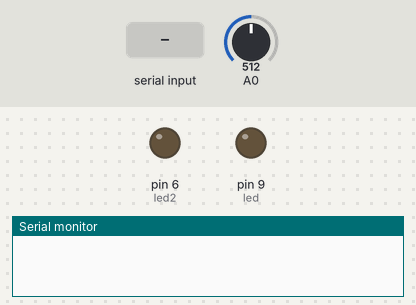
The sketch below on a simulated Arduino Uno, built with avr-gcc and run on an emulated ATmega328P. Shown: output pins drawn as LEDs (lit = HIGH), the last lines printed to the serial monitor. Inputs (shaded band) come from the test bench; at power-on: A0 = 512.

Above: at 1.2 s.
1.3 s: "8" received over Serial
At 2.08 s:
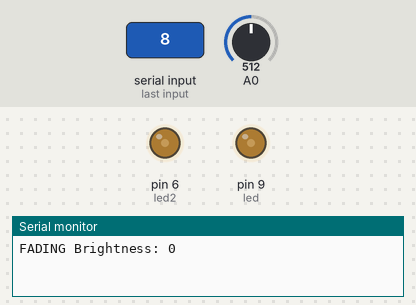
At 2.69 s:
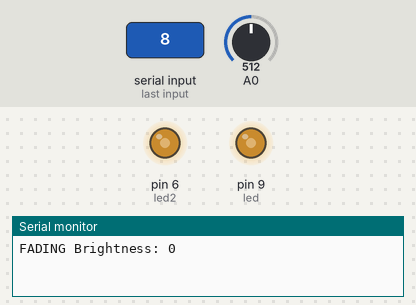
4.3 s: "0" received over Serial
At 6.34 s:
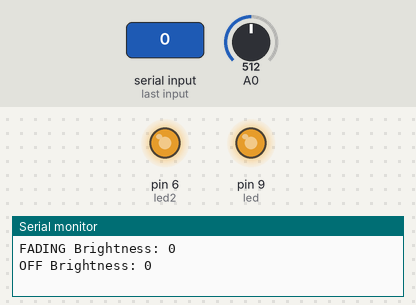
7.3 s: "1" received over Serial
10.3 s: "9" received over Serial
Timing chart, 0 to 14.3 s (numbered marks = the images above; inputs shaded):
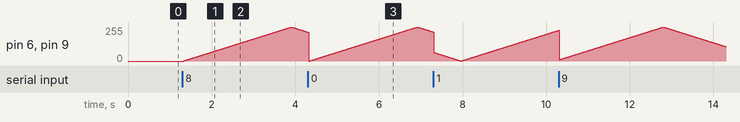

The sketch:

lamaLamp.ino
```cpp
int led = 9;           //pin for controlling the first bunch of LEDs
int led2 = 6;          //pin for controlling the second bunch of LEDs
int brightness = 0;    //how bright the LEDs are when the lamp is pluged in
int dimAmount = 10;
int fadeAmount = 1;   //how many points in the PWM-range to dim the LED
int fadeDelay = 10;    //the bigger the delay, the slower it fades
boolean fadeDir = true;//if fadeDir is true it fades up, if it is false it fades down
int limit = 255;       //limit the brightness (PWM-range is from 0=off to 255=bright)
int input = 0;
boolean fade = false;
int sensorValue = 0;
String state = "off";

void setup()  {

  Serial.begin(9600);  //begin serial communication

  pinMode(led, OUTPUT);
  pinMode(led2, OUTPUT);
}

void loop()  {

    input = Serial.read();
    sensorValue = analogRead(A0);

    switch (input) {
    case '0':
      brightness = 0;
      state = "OFF";
      printState();
      //Serial.print("Helligkeit: 0% (");
      //Serial.print(brightness);
      //Serial.println(")");
    break;
    case '1':
      brightness = 64;
      state = "ON";
      printState();
    break;
    case '2':
      brightness = 127;
      state = "ON";
      printState();
    break;
    case '3':
      brightness = 192;
      state = "ON";
      printState();
    break;
    case '4':
      brightness = 255;
      state = "ON";
      printState();
    break;
    case '8':
      if (fade == false) {
        fade = true;
        state = "FADING";
        printState();
      }
      else {
        fade = false;
        state = "ON";
        printState();
      }
    break;
    case '9':
      brightness = 10;
      state = "NIGHTLIGHT";
      printState();;
    break;
    case '+':
      state = "ON";
      dimUp();
      printState();
    break;
    case '-':
      state = "ON";
      dimDown();
      printState();;
    break;
    }

  delay(fadeDelay);

  analogWrite(led, brightness);
  analogWrite(led2, brightness);

  //Serial.println(sensorValue);


  if (fade == true) {
    fader();
  }
}

  //---------------------------------------------------------------------//

  void fader () {
         if (fadeDir == true) {
      if ((brightness + fadeAmount) >= limit) {
       brightness = limit;
       fadeDir = false;
      }
      else {
        fadeUp();
      }
    }
      else {
      if ((brightness - fadeAmount) <= 0) {
        brightness = 0;
        fadeDir = true;
      }
       else {
         fadeDown();
       }
      }
  }

  void dimUp() {
    brightness = brightness + dimAmount;
    if (brightness >= limit) {
        brightness = limit;
    }
  }

  void dimDown() {
    brightness = brightness - dimAmount;
    if (brightness <= 0) {
        brightness = 0;
        state = "OFF";
    }
  }

  void fadeUp() {
    brightness = brightness + fadeAmount;
    if (brightness >= limit) {
        brightness = limit;
    }
   }

  void fadeDown() {
    brightness = brightness -fadeAmount;
    if (brightness <= 0) {
        brightness = 0;
     }
    }

  void printState() {
    Serial.print(state);
    Serial.print(" ");
    Serial.print("Brightness: ");
    Serial.println(brightness);
  }
```

Measured:
- after the input at 1.3 s, pin 6 (led2), pin 9 (led): rises from 0/255 to 255/255 in 2.6 s, then falls to 217/255 in 0.39 s
